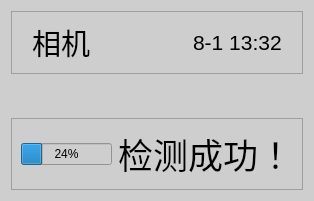
       <widget class="QWidget" name="left" native="true">
        <property name="autoFillBackground">
         <bool>false</bool>
        </property>
        <property name="styleSheet">
         <string notr="true">background-color: rgb(206, 206, 206);</string>
        </property>
        <layout class="QVBoxLayout" name="verticalLayout" stretch="1,5,1">
         <item>
          <widget class="QFrame" name="Camframe">
           <property name="frameShape">
            <enum>QFrame::StyledPanel</enum>
           </property>
           <property name="frameShadow">
            <enum>QFrame::Raised</enum>
           </property>
           <layout class="QHBoxLayout" name="horizontalLayout_5" stretch="1,1,8,1">
            <property name="spacing">
             <number>0</number>
            </property>
            <property name="leftMargin">
             <number>20</number>
            </property>
            <property name="rightMargin">
             <number>20</number>
            </property>
            <item>
             <widget class="QLabel" name="Camlabel">
              <property name="minimumSize">
               <size>
                <width>70</width>
                <height>0</height>
               </size>
              </property>
              <property name="font">
               <font>
                <family>HarmonyOS Sans SC Medium</family>
                <pointsize>22</pointsize>
                <weight>50</weight>
                <bold>false</bold>
               </font>
              </property>
              <property name="text">
               <string>相机</string>
              </property>
             </widget>
            </item>
            <item alignment="Qt::AlignHCenter|Qt::AlignVCenter">
             <widget class="QLabel" name="camStatus">
              <property name="text">
               <string/>
              </property>
             </widget>
            </item>
            <item>
             <widget class="QLabel" name="label">
              <property name="text">
               <string/>
              </property>
             </widget>
            </item>
            <item alignment="Qt::AlignRight">
             <widget class="QLabel" name="LocalTime">
              <property name="font">
               <font>
                <family>Arial</family>
                <pointsize>16</pointsize>
                <weight>50</weight>
                <bold>false</bold>
               </font>
              </property>
              <property name="text">
               <string>8-1 13:32</string>
              </property>
             </widget>
            </item>
           </layout>
          </widget>
         </item>
         <item alignment="Qt::AlignHCenter">
          <widget class="QWidget" name="widget" native="true">
           <layout class="QVBoxLayout" name="verticalLayout_5">
            <item>
             <widget class="QLabel" name="Video">
              <property name="sizePolicy">
               <sizepolicy hsizetype="Fixed" vsizetype="Fixed">
                <horstretch>0</horstretch>
                <verstretch>0</verstretch>
               </sizepolicy>
              </property>
              <property name="text">
               <string/>
              </property>
              <property name="scaledContents">
               <bool>true</bool>
              </property>
             </widget>
            </item>
           </layout>
          </widget>
         </item>
         <item>
          <widget class="QFrame" name="Resframe">
           <property name="frameShape">
            <enum>QFrame::StyledPanel</enum>
           </property>
           <property name="frameShadow">
            <enum>QFrame::Raised</enum>
           </property>
           <layout class="QHBoxLayout" name="horizontalLayout_4">
            <item>
             <widget class="QProgressBar" name="dectProgess">
              <property name="enabled">
               <bool>true</bool>
              </property>
              <property name="accessibleName">
               <string notr="true"/>
              </property>
              <property name="accessibleDescription">
               <string notr="true"/>
              </property>
              <property name="maximum">
               <number>100</number>
              </property>
              <property name="value">
               <number>24</number>
              </property>
              <property name="textVisible">
               <bool>true</bool>
              </property>
              <property name="invertedAppearance">
               <bool>false</bool>
              </property>
             </widget>
            </item>
            <item alignment="Qt::AlignHCenter|Qt::AlignVCenter">
             <widget class="QLabel" name="Reslabel">
              <property name="font">
               <font>
                <family>HarmonyOS Sans SC Medium</family>
                <pointsize>26</pointsize>
                <weight>50</weight>
                <bold>false</bold>
               </font>
              </property>
              <property name="layoutDirection">
               <enum>Qt::RightToLeft</enum>
              </property>
              <property name="text">
               <string>检测成功！</string>
              </property>
             </widget>
            </item>
           </layout>
          </widget>
         </item>
        </layout>
       </widget>
